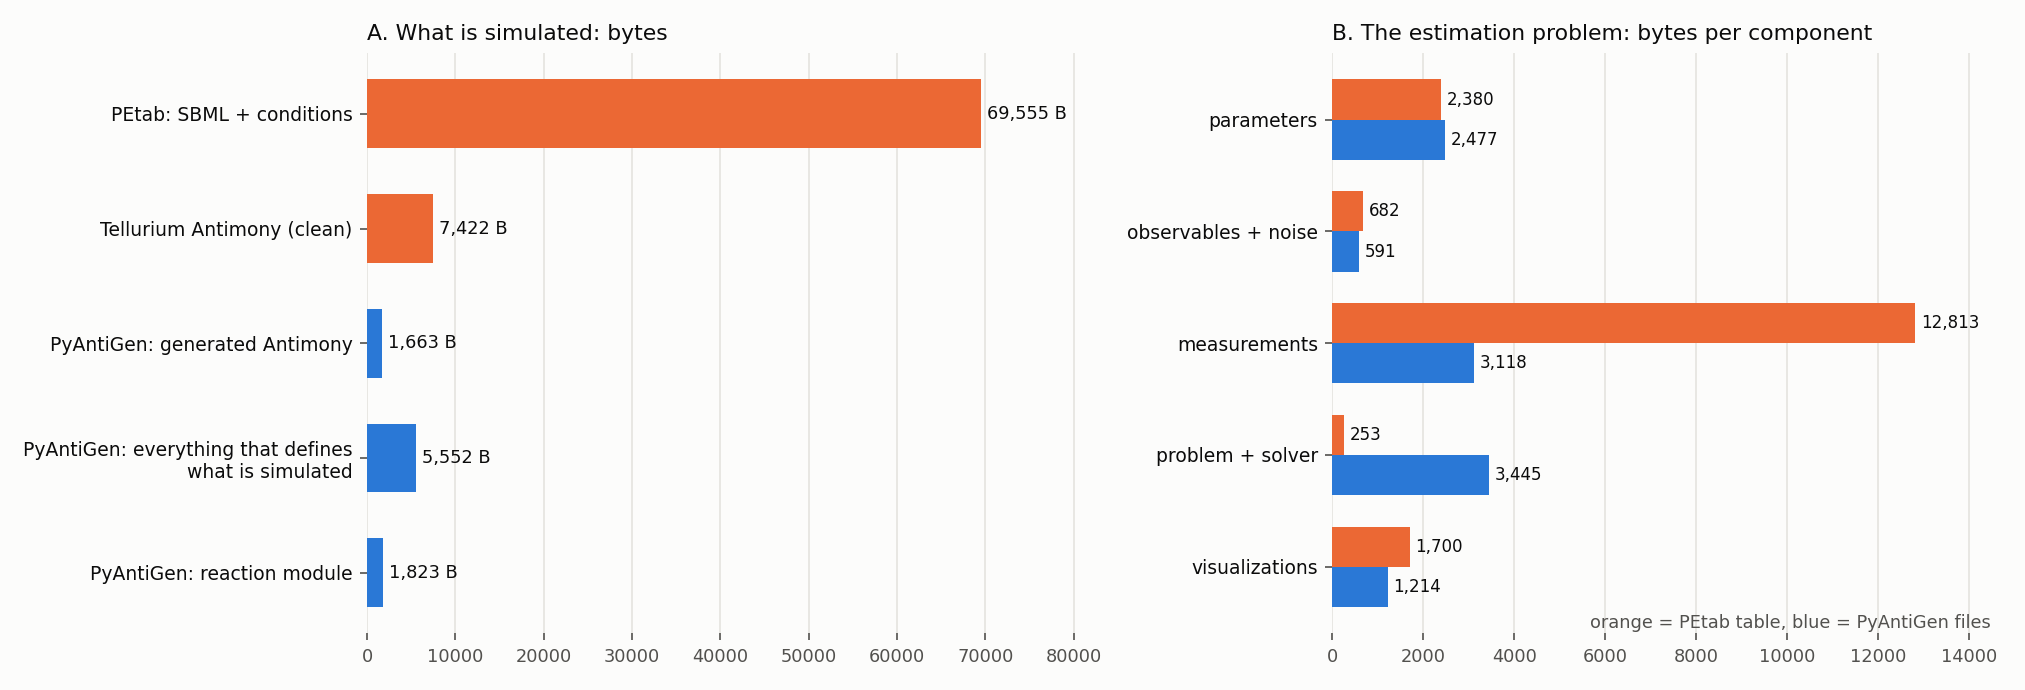

Write the Python code that produced this figure.
"""How much does PyAntiGen compress Zhao_QuantBiol2020?  Two questions, measured separately.

  A. WHAT IS SIMULATED.  PEtab: the SBML (3 reactions, plus the rules and initial assignments that pick each region's and
     stage's values with six 0/1 "trigger" parameters) and conditions.tsv.  PyAntiGen: a 3-reaction module, a 7-row
     conditions table, and two small hooks that give each replicate its values.
  B. THE ESTIMATION PROBLEM.  PEtab's parameters / observables / measurements / problem / visualization tables against
     PyAntiGen's Optimizer_settings / Loss_config / Data / Experiment / Plots.

    python benchmarks/Zhao_QuantBiol2020/compression.py [--petab <dir with problem.yaml>]

Writes COMPRESSION.md and compression.png next to this file. Sizes: bytes, non-blank lines, code lines (no comments or
docstrings) and gzip -9 (petab2pyantigen.compression).
"""
import argparse
import sys
from pathlib import Path

HERE = Path(__file__).resolve().parent
ROOT = HERE.parent.parent
sys.path.insert(0, str(ROOT))

from petab2pyantigen.compression import Size, function_range, measure, measure_text, total        # noqa: E402
from petab2pyantigen.petab_reader import load_petab                                               # noqa: E402
from petab2pyantigen.sbml_to_antimony import sbml_to_antimony                                     # noqa: E402

MODEL = "Zhao_QuantBiol2020"
MODULE = ROOT / "antimony_modules" / "Epidemic" / "siqc_Zhao_QuantBiol2020.py"
PROJECT = ROOT / "problems" / MODEL
MODS = PROJECT / "Modules"
AM = ROOT / "antimony_models" / MODEL
DATA = ROOT / "data"


def fmt(s: Size) -> str:
    return f"{s.bytes:,} | {s.lines:,} | {s.code:,} | {s.gzip:,}"


def main(argv=None):
    ap = argparse.ArgumentParser(description=__doc__, formatter_class=argparse.RawDescriptionHelpFormatter)
    ap.add_argument("--petab", default=str(ROOT.parent / "petab-benchmark-problems" / "problems" / MODEL / "v1"))
    args = ap.parse_args(argv)
    petab = load_petab(args.petab)
    pf = petab.files
    L = []

    # ------------------------------------------------------------------ A. what is simulated
    sbml = measure(petab.sbml_path)
    cond_tsv = measure(pf["conditions"][0])
    ant = sbml_to_antimony(petab.sbml_path)
    tell_raw, tell_clean = measure_text(ant.raw), measure_text(ant.text)

    from pyantigen.generate.antimony_utils import load_antimony_files
    gen = measure_text(load_antimony_files(MODEL, str(ROOT)))               # the Antimony the engine simulates
    module = measure(MODULE)
    values = measure(AM / f"{MODEL}_parameters.csv") + measure(AM / f"{MODEL}_InitialConditions.csv")
    cond_csv = measure(DATA / f"{MODEL}_conditions.csv")
    hooks = measure(MODS / "Update_parameters.py") + measure(MODS / "Update_opt_parameters.py")
    exp_fn = measure(MODS / "Experiment.py", *function_range(MODS / "Experiment.py", "_build_experiment"))
    sim_petab = sbml + cond_tsv
    sim_pa = module + values + cond_csv + hooks + exp_fn

    L += [f"# How much does PyAntiGen compress {MODEL}?", "",
          "Two questions, measured separately. Sizes: bytes, non-blank lines, **code lines** (no comments or docstrings; for "
          "data files, the same as lines) and **gzip -9** bytes, the baseline any representation has to beat to claim it "
          "removed information and not only repetition.", "",
          "## A. What is simulated", "",
          "The model is three reactions. PEtab spreads *which region and stage* a simulation is over several places: the six "
          "`Trigger_*` parameters of `conditions.tsv`, rules `R := Trigger_Wuhan * (Trigger_Stage_I * R_Stage_I_Wuhan + ...)` "
          "(also for gamma_1, gamma_2, the population and alpha, beta), and four initial assignments of the same shape. "
          "PyAntiGen has one replicate per (region, stage) that sets its own values.", "",
          "| representation | bytes | lines | code | gzip |", "| --- | ---: | ---: | ---: | ---: |",
          f"| PEtab SBML (`model.xml`) | {fmt(sbml)} |",
          f"| PEtab `conditions.tsv` | {fmt(cond_tsv)} |",
          f"| **PEtab, what is simulated: SBML + conditions** | **{fmt(sim_petab)}** |",
          f"| Antimony from Tellurium (`sbmlToAntimony`) | {fmt(tell_raw)} |",
          f"| ... without the `X is \"name\"` lines, annotations and notes | {fmt(tell_clean)} |",
          f"| Antimony PyAntiGen generates (3 reactions, rules, parameter and initial values) | {fmt(gen)} |",
          f"| PyAntiGen module: the reactions and rules (`siqc_Zhao_QuantBiol2020.py`) | {fmt(module)} |",
          f"| + value files (`_parameters.csv`, `_InitialConditions.csv`) | {fmt(values)} |",
          f"| + conditions table (`data/*_conditions.csv`, 7 rows) | {fmt(cond_csv)} |",
          f"| + hooks (`Update_parameters.py`, `Update_opt_parameters.py`) | {fmt(hooks)} |",
          f"| + `Experiment._build_experiment` (the loop over conditions) | {fmt(exp_fn)} |",
          f"| **PyAntiGen, what is simulated: all of the above** | **{fmt(sim_pa)}** |", "",
          f"In bytes PyAntiGen's definition is {sim_petab.bytes / sim_pa.bytes:.1f}x smaller than PEtab's "
          f"({sim_pa.bytes:,} against {sim_petab.bytes:,}); after gzip {sim_petab.gzip / sim_pa.gzip:.1f}x "
          f"({sim_pa.gzip:,} against {sim_petab.gzip:,}). Against the Antimony Tellurium writes from the SBML "
          f"({tell_clean.bytes:,} bytes clean), the whole PyAntiGen definition is {tell_clean.bytes / sim_pa.bytes:.1f}x "
          "smaller, and that Antimony still carries all 37 parameters and the trigger rules.", ""]

    # ------------------------------------------------------------------ B. the estimation problem
    pt = {k: measure(pf[k][0]) for k in ("parameters", "measurements", "observables", "yaml")}
    viz = measure(pf["visualization"][0])
    py = {n: measure(MODS / f"{n}.py") for n in ("Optimizer_settings", "Loss_config", "Data", "Experiment", "Plots",
                                                  "Solver_settings", "Events", "Observed_species")}
    datacsv = measure(DATA / f"{MODEL}.csv")
    harness = total([measure(PROJECT / f) for f in ("AntiGen_paths.py", "Model_run.py", "Model_generate.py")])
    pairs = [
        ("parameters (28 estimated: 21 rates, 7 noise; bounds, scale, nominal values)", pt["parameters"],
         py["Optimizer_settings"], "`Optimizer_settings.py` (nominal values are in the conditions table)"),
        ("observables and noise model (5 observables, 1 measured)", pt["observables"], py["Loss_config"],
         "`Loss_config.py` (one observable; one sigma per replicate is the default)"),
        ("measurements", pt["measurements"], datacsv + py["Data"], "`data/*.csv` + `Data.py`"),
        ("problem definition and solver", pt["yaml"], py["Experiment"] + py["Solver_settings"] + py["Events"] + py["Observed_species"],
         "`Experiment.py` + `Solver_settings.py` + two stubs"),
        ("visualizations", viz, py["Plots"], "`Plots.py`"),
    ]
    petab_total = total(p for _n, p, _q, _f in pairs)
    pa_total = total(q for _n, _p, q, _f in pairs)
    L += ["## B. The estimation problem: PEtab tables against Loss_config, Optimizer_settings and the rest", "",
          "Everything PEtab states besides the SBML and the conditions (which part A counts). `Experiment.py` here also holds "
          "the framework's dataclass; the PyAntiGen side contains things PEtab has no place for (the optimizer choice, an "
          "AMICI variant, solver tolerances).", "",
          "| PEtab | bytes | lines | gzip | PyAntiGen | bytes | code lines | gzip | bytes ratio |",
          "| --- | ---: | ---: | ---: | --- | ---: | ---: | ---: | ---: |"]
    for name, p, q, files in pairs:
        L.append(f"| {name} | {p.bytes:,} | {p.lines:,} | {p.gzip:,} | {files} | {q.bytes:,} | {q.code:,} | {q.gzip:,} | "
                 f"{q.bytes / max(p.bytes, 1):.2f} |")
    L += [f"| **total** | **{petab_total.bytes:,}** | **{petab_total.lines:,}** | **{petab_total.gzip:,}** | | "
          f"**{pa_total.bytes:,}** | **{pa_total.code:,}** | **{pa_total.gzip:,}** | **{pa_total.bytes / petab_total.bytes:.2f}** |", "",
          f"A fixed harness (`AntiGen_paths.py`, `Model_run.py`, `Model_generate.py`: {harness.bytes:,} bytes, {harness.code} code "
          "lines), the same for every model, has no PEtab counterpart.", ""]

    def fn(path, name):
        lo, hi = function_range(path, name)
        return measure(path, lo, hi).code

    info = [
        ("the observable and its noise", "`Loss_config.py`: `Zhao_loss_config`", fn(MODS / "Loss_config.py", "Zhao_loss_config")),
        ("the 21 fitted parameters, their bounds, start and scale", "`Optimizer_settings.py`: `_build_Zhao_fit`",
         fn(MODS / "Optimizer_settings.py", "_build_Zhao_fit")),
        ("what distinguishes the 7 conditions, and how a fitted name reaches the model",
         "`Update_parameters.py`: `update_Zhao`; `Update_opt_parameters.py`: `update_opt_Zhao`",
         fn(MODS / "Update_parameters.py", "update_Zhao") + fn(MODS / "Update_opt_parameters.py", "update_opt_Zhao")),
        ("one replicate per condition", "`Experiment.py`: `_build_experiment`", fn(MODS / "Experiment.py", "_build_experiment")),
        ("which data belong to a replicate", "`Data.py`: `load_Zhao_data`", fn(MODS / "Data.py", "load_Zhao_data")),
        ("the simulated days", "`Solver_settings.py`: `solver_settings_Zhao`", fn(MODS / "Solver_settings.py", "solver_settings_Zhao")),
    ]
    state_total = sum(c for _a, _b, c in info)
    L += ["### The statements themselves", "", "| statement | where | code lines |", "| --- | --- | ---: |"]
    L += [f"| {a} | {b} | {c} |" for a, b, c in info]
    L += ["", f"Together {state_total} code lines, plus the reaction module ({module.code} code lines) and two small data files "
          f"({cond_csv.lines} + {datacsv.lines} lines).", ""]

    all_petab = petab_total + sim_petab
    all_pa = pa_total + sim_pa
    L += ["## Summary", "",
          f"* **What is simulated:** {sim_petab.bytes / sim_pa.bytes:.1f}x smaller in bytes ({sim_petab.gzip / sim_pa.gzip:.1f}x "
          f"after gzip). PEtab's SBML is {sbml.bytes / module.bytes:.0f}x the reaction module because it also carries the "
          "trigger rules and initial assignments that PyAntiGen replaces with a seven-row table and two hooks.",
          f"* **Estimation problem:** {pa_total.bytes / petab_total.bytes:.2f}x the bytes of PEtab's tables "
          f"({pa_total.bytes:,} against {petab_total.bytes:,}), and almost all of the saving is the measurement table: PEtab "
          f"repeats the observable, the condition and the noise parameter on each of its 82 rows ({pt['measurements'].bytes:,} "
          f"bytes against {datacsv.bytes + py['Data'].bytes:,} for the data file and its loader). The parameters and the "
          "problem definition are larger in PyAntiGen, which carries framework structure there.",
          f"* **Everything, harness excluded:** {all_pa.bytes:,} bytes against {all_petab.bytes:,} "
          f"({all_petab.bytes / all_pa.bytes:.1f}x).", ""]
    (HERE / "COMPRESSION.md").write_text("\n".join(L), encoding="utf-8")
    print("\n".join(L))
    figure(sbml, cond_tsv, sim_petab, tell_clean, gen, module, sim_pa, pairs)


def figure(sbml, cond_tsv, sim_petab, tell_clean, gen, module, sim_pa, pairs):
    import matplotlib
    matplotlib.use("Agg")
    import matplotlib.pyplot as plt

    INK, MUTED, GRID, SURFACE = "#0b0b0b", "#52514e", "#e4e3df", "#fcfcfb"
    PETAB, PYANTIGEN = "#eb6834", "#2a78d6"
    fig, axes = plt.subplots(1, 2, figsize=(13.5, 4.6), facecolor=SURFACE, gridspec_kw={"width_ratios": [1.1, 1.0]})
    for ax in axes:
        ax.set_facecolor(SURFACE)
        ax.grid(True, axis="x", color=GRID, linewidth=0.8)
        ax.set_axisbelow(True)
        ax.tick_params(colors=MUTED, labelsize=8.5)
        for sp in ax.spines.values():
            sp.set_visible(False)

    ax = axes[0]
    rows = [("PEtab: SBML + conditions", sim_petab.bytes, PETAB), ("Tellurium Antimony (clean)", tell_clean.bytes, PETAB),
            ("PyAntiGen: generated Antimony", gen.bytes, PYANTIGEN), ("PyAntiGen: everything that defines\nwhat is simulated", sim_pa.bytes, PYANTIGEN),
            ("PyAntiGen: reaction module", module.bytes, PYANTIGEN)]
    ys = list(range(len(rows)))[::-1]
    ax.barh(ys, [r[1] for r in rows], color=[r[2] for r in rows], height=0.6)
    for y, r in zip(ys, rows):
        ax.text(r[1] + sim_petab.bytes * 0.01, y, f"{r[1]:,} B", va="center", fontsize=8.5, color=INK)
    ax.set_yticks(ys)
    ax.set_yticklabels([r[0] for r in rows], color=INK, fontsize=9)
    ax.set_xlim(0, sim_petab.bytes * 1.2)
    ax.set_title("A. What is simulated: bytes", loc="left", color=INK, fontsize=10.5)

    ax = axes[1]
    names = ["parameters", "observables + noise", "measurements", "problem + solver", "visualizations"]
    ys = list(range(len(pairs)))[::-1]
    h = 0.36
    top = max(max(p.bytes, q.bytes) for _n, p, q, _f in pairs)
    ax.barh([y + h / 2 for y in ys], [p.bytes for _n, p, _q, _f in pairs], height=h, color=PETAB)
    ax.barh([y - h / 2 for y in ys], [q.bytes for _n, _p, q, _f in pairs], height=h, color=PYANTIGEN)
    for y, (_n, p, q, _f) in zip(ys, pairs):
        ax.text(p.bytes + top * 0.01, y + h / 2, f"{p.bytes:,}", va="center", fontsize=8, color=INK)
        ax.text(q.bytes + top * 0.01, y - h / 2, f"{q.bytes:,}", va="center", fontsize=8, color=INK)
    ax.set_yticks(ys)
    ax.set_yticklabels(names, color=INK, fontsize=9)
    ax.set_xlim(0, top * 1.15)
    ax.set_title("B. The estimation problem: bytes per component", loc="left", color=INK, fontsize=10.5)
    ax.text(top * 1.13, ys[-1] - 0.55, "orange = PEtab table, blue = PyAntiGen files", ha="right", fontsize=8.5, color=MUTED)
    fig.tight_layout()
    fig.savefig(HERE / "compression.png", dpi=150, facecolor=SURFACE)
    print("wrote", HERE / "compression.png")


if __name__ == "__main__":
    main()
